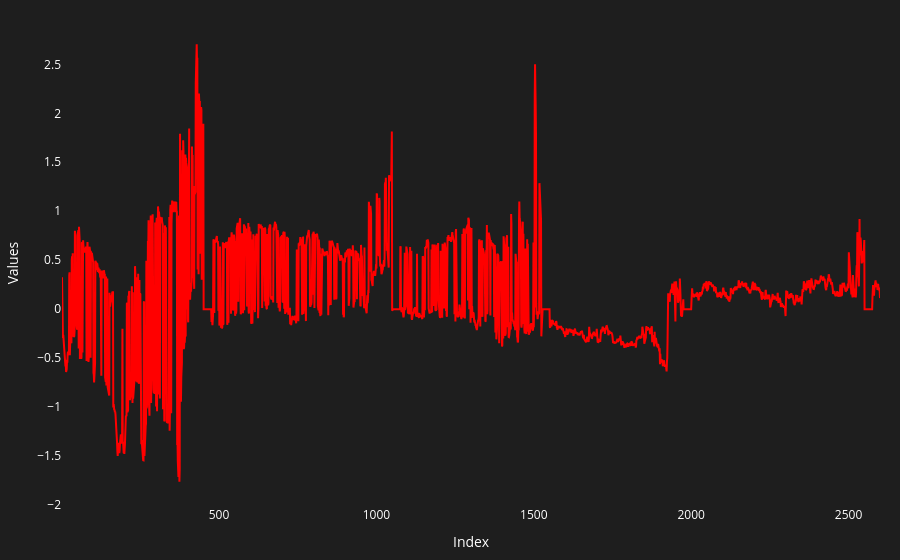

The notebook cell saved with this chart:
### Code cell
fig_ic = Plot.plot_df(index.df_futures, 'ic')
fig_ic.show()

### Figure 1 — Plotly figure (JSON) as saved in the notebook; plotly's stock layout.template omitted (floating-point values rounded to 4 significant figures; data arrays with more than 128 entries replaced by an {"elided": "..."} marker saying what was removed)
{"data": [{"hoverinfo": "text", "hovertext": {"elided": "2600 str values"}, "line": {"color": "red"}, "mode": "lines", "name": "ic", "x": {"elided": "2600 int values"}, "y": {"elided": "2600 float values"}, "type": "scatter"}], "layout": {"font": {"color": "white"}, "margin": {"l": 20, "r": 20, "t": 20, "b": 20}, "xaxis": {"title": {"text": "Index"}, "showgrid": false, "zeroline": false, "color": "white"}, "yaxis": {"title": {"text": "Values"}, "showgrid": false, "zeroline": false, "color": "white"}, "title": {"text": ""}, "plot_bgcolor": "rgba(30, 30, 30, 1)", "paper_bgcolor": "rgba(30, 30, 30, 1)", "hovermode": "x"}}
